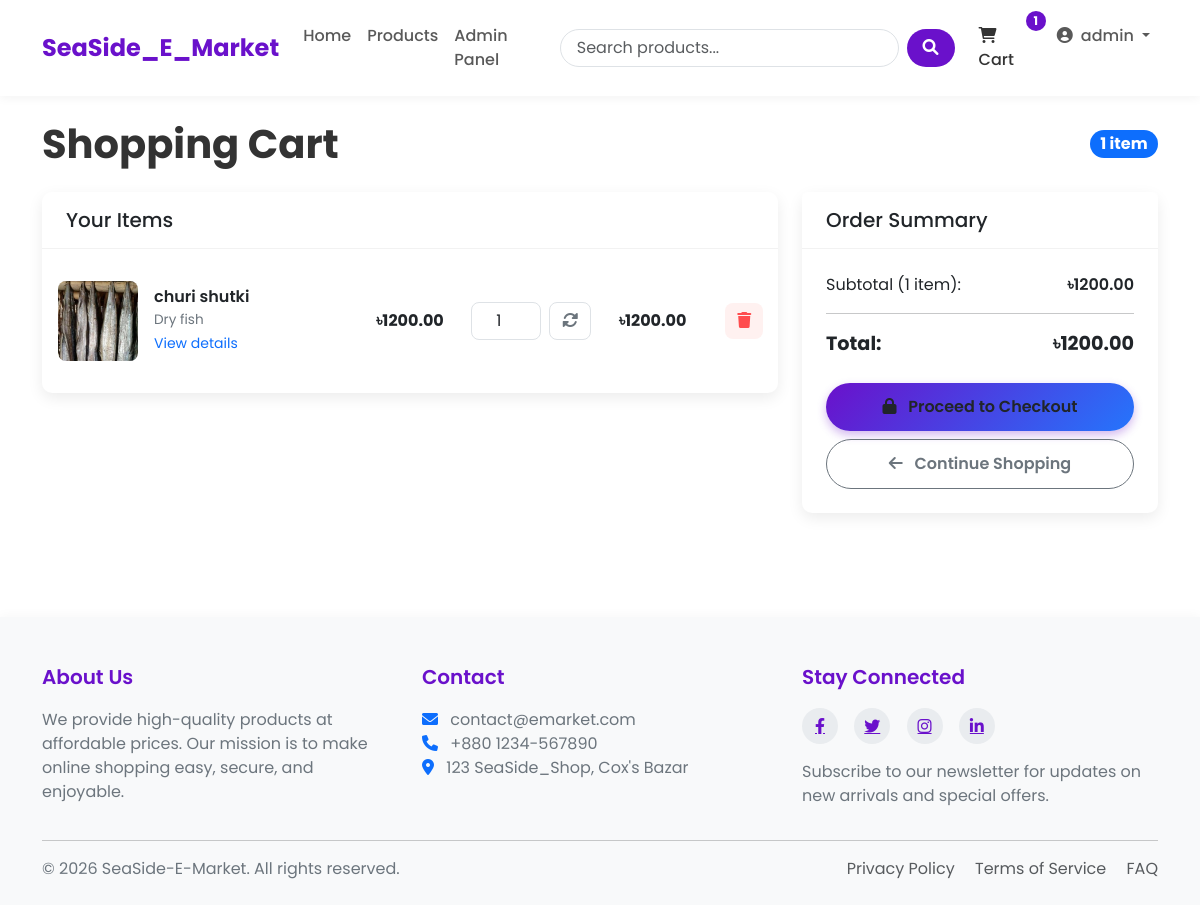
The app's page /cart/ (signed in) with its own data.
### SeaSide_Shop/models.py (models this page shows, shortened)
class Cart(models.Model):
    user = models.OneToOneField(User, on_delete=models.CASCADE)
    created_at = models.DateTimeField(auto_now_add=True)
    updated_at = models.DateTimeField(auto_now=True)
    def get_total_price(self):
        return sum(item.get_cost() for item in self.items.all()) # 100
    def get_total_items(self):
        return sum(item.quantity for item in self.items.all())

class CartItem(models.Model):
    cart = models.ForeignKey(Cart, on_delete=models.CASCADE, related_name='items')
    product = models.ForeignKey(Product, on_delete=models.CASCADE)
    quantity = models.PositiveBigIntegerField(default=1)
    def get_cost(self):
        return self.quantity*self.product.price  # 20

class Product(models.Model):
    name = models.CharField(max_length=100)
    slug = models.SlugField(max_length=200, unique=True)
    category = models.ForeignKey(Category, on_delete=models.CASCADE, related_name='products')
    description = models.TextField()
    price = models.DecimalField(max_digits=10, decimal_places=2) # 405.99
    stock = models.PositiveBigIntegerField(default=1)
    available = models.BooleanField(default=True)
    created_at = models.DateTimeField(auto_now_add=True)
    updated_at = models.DateTimeField(auto_now=True)
    image = models.ImageField(upload_to='products/%Y/%m/%d') # products/25/10/2025

class Category(models.Model):
    name = models.CharField(max_length=100)
    slug = models.SlugField(max_length=100, unique=True)
    description = models.TextField()
    class Meta:
        verbose_name_plural = 'Categories'

### SeaSide_Shop/views.py (the view)
# urls.py: path('cart/', views.cart_detail, name="cart_detail"),
@login_required
def cart_detail(request):
    try:
        cart = Cart.objects.get(user=request.user)
    except Cart.DoesNotExist:
        cart = Cart.objects.create(user=request.user)
    return render(request, 'SeaSide_Shop/cart.html', {'cart' : cart})

### SeaSide_Shop/context_processors.py (called while the page is built)
def cart_items_count(request):
    if request.user.is_authenticated:
        try:
            cart = Cart.objects.get(user=request.user)
            return {'cart_items_count' : cart.get_total_items()}
        except Cart.DoesNotExist:
            return {'cart_items_count' : 0}
    return {'cart_items_count' : 0}

### templates/SeaSide_Shop/cart.html (shortened to what this page needs)
{% extends 'base.html' %}
{% block content %}
<div class="cart-header">
    <h1 class="cart-title">Shopping Cart</h1>
    {% if cart.items.all %}
    <span class="badge bg-primary rounded-pill fs-6">{{ cart.get_total_items }} item{{ cart.get_total_items|pluralize }}</span>
    {% endif %}
</div>
{% if cart.items.all %}
<div class="row">
    <div class="col-lg-8">
        <div class="cart-card card">
            <div class="card-header">
                <h5 class="mb-0">Your Items</h5>
            </div>
            <div class="card-body">
                {% for item in cart.items.all %}
                <div class="cart-item row align-items-center">
                    <div class="col-md-5">
                        <div class="d-flex align-items-center">
                            {% if item.product.image %}
                            <div class="cart-item-image me-3">
                                <img src="{{ item.product.image.url }}" alt="{{ item.product.name }}"
                                     class="img-fluid">
                            </div>
                            {% else %}
                            <div class="bg-light text-center cart-item-image me-3 d-flex justify-content-center align-items-center">
                                <i class="fas fa-image fa-2x text-muted"></i>
                            </div>
                            {% endif %}
                            <div>
                                <h6 class="cart-item-title">{{ item.product.name }}</h6>
                                <div class="cart-item-category">{{ item.product.category.name }}</div>
                                <a href="{% url 'product_detail' item.product.slug %}" class="text-decoration-none">
                                    <small class="text-primary">View details</small>
                                </a>
                            </div>
                        </div>
                    </div>
                    <div class="col-md-2 text-center">
                        <div class="fw-bold">৳{{ item.product.price }}</div>
                    </div>
                    <div class="col-md-2">
                        <form action="{% url 'cart_update' item.product.id %}" method="post" class="d-flex align-items-center justify-content-center">
                            <input type="number" name="quantity" class="form-control cart-quantity-input"
                                   value="{{ item.quantity }}" min="1" max="{{ item.product.stock }}">
                            <button type="submit" class="cart-update-btn ms-2">
                                <i class="fas fa-sync-alt"></i>
                            </button>
                        </form>
                    </div>
                    <div class="col-md-2 text-center">
                        <div class="fw-bold">৳{{ item.get_cost }}</div>
                    </div>
                    <div class="col-md-1 text-end">
                        <form action="{% url 'cart_remove' item.product.id %}" method="post">
                            <button type="submit" class="cart-remove-btn">
                                <i class="fas fa-trash"></i>
                            </button>
                        </form>
                    </div>
                </div>
                {% endfor %}
            </div>
        </div>
    </div>
    <div class="col-lg-4">
        <div class="summary-card card">
            <div class="card-header">
                <h5 class="mb-0">Order Summary</h5>
            </div>
            <div class="card-body">
                <div class="summary-item">
                    <span>Subtotal ({{ cart.get_total_items }} item{{ cart.get_total_items|pluralize }}):</span>
                    <span class="summary-value">৳{{ cart.get_total_price }}</span>
                </div>
                <hr>
                <div class="summary-item mb-4">
                    <span class="summary-total">Total:</span>
                    <span class="summary-total">৳{{ cart.get_total_price }}</span>
                </div>
                <div class="d-grid gap-2">
                    <a href="{% url 'checkout' %}" class="btn checkout-btn">
                        <i class="fas fa-lock me-2"></i> Proceed to Checkout
                    </a>
                    <a href="{% url 'product_list' %}" class="btn btn-outline-secondary continue-btn">
                        <i class="fas fa-arrow-left me-2"></i> Continue Shopping
                    </a>
                </div>
            </div>
        </div>
    </div>
</div>
{% endif %}
{% endblock %}

### templates/base.html (shortened to what this page needs)
<!DOCTYPE html>
<html lang="en">
<head>
    <link href="https://cdn.jsdelivr.net/npm/bootstrap@5.3.0/dist/css/bootstrap.min.css" rel="stylesheet">
    <link rel="stylesheet" href="https://cdnjs.cloudflare.com/ajax/libs/font-awesome/6.0.0/css/all.min.css">
    {% load static %}
</head>
<body>
    <header>
        <nav class="navbar navbar-expand-lg navbar-light bg-white">
            <div class="container">
                <a class="navbar-brand" href="{% url 'home' %}">SeaSide_E_Market</a>
                <div class="collapse navbar-collapse" id="navbarNav">
                    <ul class="navbar-nav me-auto mb-2 mb-lg-0">
                        <li class="nav-item {% if request.path == '/' %}active{% endif %}">
                            <a class="nav-link" href="{% url 'home' %}">Home</a>
                        </li>
                        <li class="nav-item {% if '/products/' in request.path %}active{% endif %}">
                            <a class="nav-link" href="{% url 'product_list' %}">Products</a>
                        </li>
                        {% if user.is_staff or user.is_superuser %}
                        <li class="nav-item {% if '/store-admin/' in request.path %}active{% endif %}">
                            <a class="nav-link" href="{% url 'frontend_admin_dashboard' %}">Admin Panel</a>
                        </li>
                        {% endif %}
                    </ul>
                    <form class="d-flex search-box me-3" action="{% url 'product_list' %}" method="get">
                        <input class="form-control search-input me-2" type="search" name="search" placeholder="Search products..." aria-label="Search">
                        <button class="btn search-btn" type="submit">
                            <i class="fas fa-search"></i>
                        </button>
                    </form>
                    <ul class="navbar-nav">
                        <li class="nav-item me-2">
                            <a class="nav-link cart-btn" href="{% url 'cart_detail' %}">
                                <i class="fas fa-shopping-cart"></i> Cart
                                {% if cart_items_count %}
                                    <span class="badge rounded-pill cart-badge">{{ cart_items_count }}</span>
                                {% endif %}
                            </a>
                        </li>
                        {% if user.is_authenticated %}
                            <li class="nav-item dropdown">
                                <a class="nav-link dropdown-toggle" href="#" id="navbarDropdown" role="button"
                                   data-bs-toggle="dropdown" aria-expanded="false">
                                    <i class="fas fa-user-circle me-1"></i> {{ user.username }}
                                </a>
                            </li>
                        {% endif %}
                    </ul>
                </div>
            </div>
        </nav>
    </header>
    <main class="container my-4">
        {% block content %}{% endblock %}
    </main>
    <footer>
        <div class="container">
            <div class="row">
                <div class="col-md-4 mb-4 mb-md-0">
                    <h5>About Us</h5>
                    <p>We provide high-quality products at affordable prices. Our mission is to make online shopping easy, secure, and enjoyable.</p>
                </div>
                <div class="col-md-4 mb-4 mb-md-0">
                    <h5>Contact</h5>
                    <p>
                        <i class="fas fa-envelope me-2 text-primary"></i> contact@emarket.com<br>
                        <i class="fas fa-phone me-2 text-primary"></i> +880 1234-567890<br>
                        <i class="fas fa-map-marker-alt me-2 text-primary"></i> 123 SeaSide_Shop, Cox's Bazar
                    </p>
                </div>
                <div class="col-md-4">
                    <h5>Stay Connected</h5>
                    <div class="social-icons mb-3">
                        <a href="#"><i class="fab fa-facebook-f"></i></a>
                        <a href="#"><i class="fab fa-twitter"></i></a>
                        <a href="#"><i class="fab fa-instagram"></i></a>
                        <a href="#"><i class="fab fa-linkedin-in"></i></a>
                    </div>
                    <p>Subscribe to our newsletter for updates on new arrivals and special offers.</p>
                </div>
            </div>
            <hr>
            <div class="row mt-3">
                <div class="col-md-6 mb-2 mb-md-0">
                    <p class="mb-0">&copy; {% now "Y" %} SeaSide-E-Market. All rights reserved.</p>
                </div>
                <div class="col-md-6 text-md-end">
                    <p class="mb-0">
                        <a href="#" class="text-decoration-none me-3 text-muted">Privacy Policy</a>
                        <a href="#" class="text-decoration-none me-3 text-muted">Terms of Service</a>
                        <a href="#" class="text-decoration-none text-muted">FAQ</a>
                    </p>
                </div>
            </div>
        </div>
    </footer>
</body>
</html>

### templates/SeaSide_Shop/cart.html (style rules this page uses)
.cart-header { display: flex; justify-content: space-between; align-items: center; margin-bottom: 1.5rem; }
.cart-title { font-weight: 700; color: var(--text-color); margin-bottom: 0; }
.cart-card { border: none; border-radius: var(--border-radius); box-shadow: var(--box-shadow); overflow: hidden; margin-bottom: 1.5rem; }
.cart-card .card-header { background-color: white; border-bottom: 1px solid rgba(0,0,0,0.05); padding: 1rem 1.5rem; }
.cart-item { padding: 1rem 0; border-bottom: 1px solid rgba(0,0,0,0.05); }
.cart-item:last-child { border-bottom: none; }
.cart-item-image { width: 80px; height: 80px; object-fit: cover; border-radius: 8px; overflow: hidden; }
.cart-item-title { font-weight: 600; font-size: 1rem; margin-bottom: 0.25rem; }
.cart-item-category { color: var(--text-light); font-size: 0.85rem; }
.cart-quantity-input { width: 70px; text-align: center; border-radius: 8px; border: 1px solid #dee2e6; }
.cart-update-btn { background-color: white; border: 1px solid #dee2e6; color: var(--text-light); border-radius: 8px; padding: 0.375rem 0.75rem; transition: all 0.2s; }
.cart-remove-btn { background-color: #fff1f0; color: #ff4d4f; border: none; border-radius: 8px; padding: 0.375rem 0.75rem; transition: all 0.2s; }
.summary-card { border: none; border-radius: var(--border-radius); box-shadow: var(--box-shadow); position: sticky; top: 20px; }
.summary-card .card-header { background-color: white; border-bottom: 1px solid rgba(0,0,0,0.05); padding: 1rem 1.5rem; }
.summary-card .card-body { padding: 1.5rem; }
.summary-item { display: flex; justify-content: space-between; margin-bottom: 1rem; }
.summary-value { font-weight: 600; }
.summary-total { font-size: 1.2rem; font-weight: 700; }
.checkout-btn { background: linear-gradient(135deg, var(--primary-color) 0%, var(--secondary-color) 100%); border: none; border-radius: 50px; padding: 0.75rem 1.5rem; font-weight: 600; transition: all 0.3s; box-shadow: 0 4px 10px rgba(106, 17, 203, 0.3); }
.continue-btn { border-radius: 50px; padding: 0.75rem 1.5rem; font-weight: 600; }

### templates/base.html (style rules this page uses)
:root { --primary-color: #6a11cb; --primary-dark: #5a0cb8; --primary-light: #7c4ddb; --secondary-color: #2575fc; --text-color: #333333; --text-light: #6c757d; --bg-light: #f8f9fa; --border-radius: 10px; --box-shadow: 0 5px 15px rgba(0,0,0,0.08); }
body { font-family: 'Poppins', sans-serif; color: var(--text-color); display: flex; flex-direction: column; min-height: 100vh; }
main { flex: 1; }
.navbar { padding: 1rem 0; box-shadow: 0 2px 10px rgba(0,0,0,0.05); }
.navbar-brand { font-weight: 700; font-size: 1.5rem; color: var(--primary-color); }
.nav-link { font-weight: 500; padding: 0.5rem 1rem; transition: all 0.3s ease; }
.search-box { position: relative; }
.search-input { border-radius: 50px; padding-left: 1rem; border: 1px solid #dee2e6; transition: all 0.3s ease; }
.search-btn { border-radius: 50px; background-color: var(--primary-color); color: white; padding: 0.375rem 1rem; border: none; }
.cart-btn { position: relative; padding: 0.5rem 1rem; color: var(--text-color); transition: all 0.3s ease; }
.cart-badge { position: absolute; top: 0; right: 0; transform: translate(25%, -25%); background-color: var(--primary-color); }
footer { background-color: var(--bg-light); padding: 3rem 0 1.5rem; margin-top: 5rem; box-shadow: 0 -2px 10px rgba(0,0,0,0.03); }
footer h5 { font-weight: 600; margin-bottom: 1.2rem; color: var(--primary-color); }
footer p { color: var(--text-light); }
.social-icons a { display: inline-flex; align-items: center; justify-content: center; width: 36px; height: 36px; background-color: #e9ecef; color: var(--primary-color); border-radius: 50%; margin-right: 0.75rem; transition: all 0.3s ease; }

### records on screen
Cart: get_total_items "1", get_total_price "1200.00"
CartItem: product.image (picture), product.name "churi shutki", product.category.name "Dry fish", product.price "1200.00", quantity "1", get_cost "1200.00"

### other values on screen
{{ cart_items_count }} "1"
{{ user.username }} "admin"
